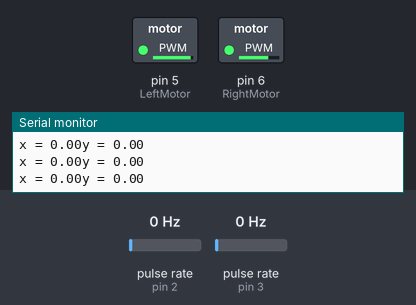
Recording of a sketch running on a simulated Arduino Uno, built with avr-gcc and run on an emulated ATmega328P. Parts: switched loads named in the sketch (green lamp = pin HIGH), the last lines printed to the serial monitor. Wiring (inferred from the names in the program): 2 × pulse sensor: data pin 2 / data pin 3. The inputs (shaded band) are chosen by the test bench; at power-on: pulse rate (sensors on pin 2, pin 3) 0 Hz.

Above: at 1.2 s.
1.3 s: pulse rate (sensor on pin 2) set to 50 Hz
At 2.75 s:
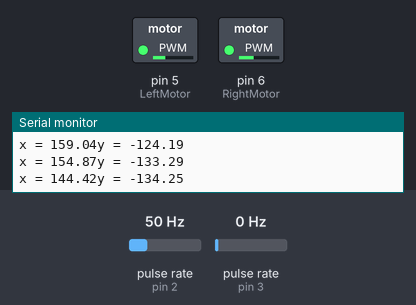
4.3 s: pulse rate (sensor on pin 3) set to 4 Hz
At 4.68 s:
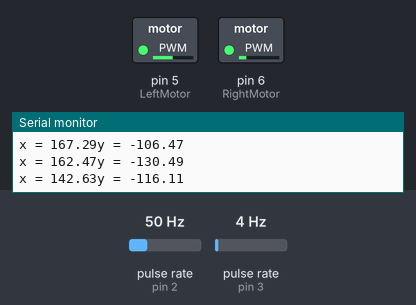
7.3 s: pulse rate (sensor on pin 2) set to 4 Hz
At 7.98 s:
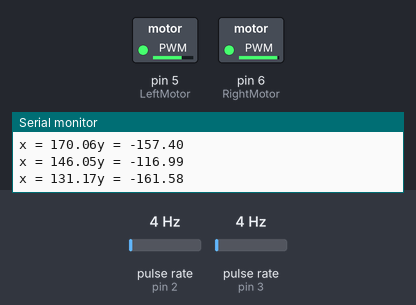
10.3 s: pulse rate (sensor on pin 3) set to 150 Hz
Timing chart, 0 to 29.4 s (numbered marks = the images above; inputs shaded):
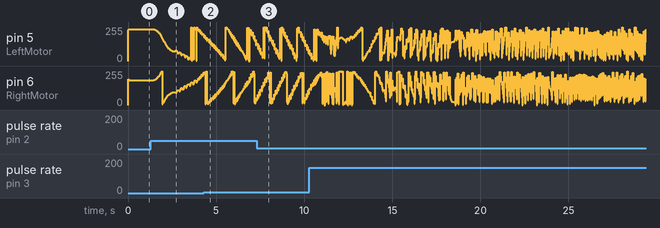

The sketch:

Go_To_Goal_Arduino_version_.ino
```cpp
const byte LeftEncoder = 2;
const byte RigthEncoder = 3;
volatile int N_L_ticks = 0;
volatile int N_R_ticks = 0;
#define ticks_per_revolution 20
#define robot_base 13
#define wheel_radious 3
#define KP 1
#define KI 0.0001
#define KD 0.1
#define pi (22/7)
#define LeftMotor 5
#define RightMotor 6


#define velocity 255 // max for PWM


///////////////
  int x_g = 60;
  int y_g = 60;
  int w=0;
	double Dl = 0;
	double Dr = 0;
	int old_r_ticks = 0;
	int old_l_ticks = 0;
	double x_old = 0;
	double y_old = 0;
	int theta_old = 0;
	double x=0,y=0,theta=0,error=0,old_error=0,acumelator_error = 0;
	int vr,vl;
	double error_i=0,error_d=0;
	int theta_g = atan2(y_g , x_g)*180/pi;//to ensure that the angle between[-pi,pi]

///////////////


void setup()
{


  Serial.begin(9600);
  pinMode(LeftMotor,OUTPUT);
  pinMode(RightMotor,OUTPUT);


  pinMode(LeftEncoder, INPUT_PULLUP);
  pinMode(RigthEncoder, INPUT_PULLUP);
  attachInterrupt(digitalPinToInterrupt(LeftEncoder), leftEnc, FALLING);
  attachInterrupt(digitalPinToInterrupt(RigthEncoder), rigthEnc, FALLING);

}

void loop()
{

  if ( abs(x_g - x) < 5 && abs(y_g -y) < 5 )
		{
		vl = 0;
		vr = 0;
    analogWrite(LeftMotor,0);
    analogWrite(RightMotor,0);
    delay(50000);
		}
   Serial.print("x = ");
   Serial.print(x);
   Serial.print("y = ");
   Serial.println(y);
    Dl = 2*pi*(N_L_ticks - old_l_ticks)/ticks_per_revolution; // calculation rotating distance of left wheel
	  Dr = 2*pi*(N_R_ticks - old_r_ticks)/ticks_per_revolution; // calculation rotating distance of right wheel
	theta = theta_old + ( (Dr - Dl)/ticks_per_revolution );
	theta_old = theta;
	x = x_old + ( (Dl + Dr)*cos(theta)/2 );
	x_old = x;
	y = y_old + ( (Dl + Dr)*sin(theta)/2 );
	y_old = y;
	theta_g = atan2((y_g-y),(x_g-x))*180/pi;
	error = (theta_g - theta) ;///////////////////////////////////


	error_i = error + acumelator_error;
	acumelator_error = error_i;
	error_d = error - old_error;
	w = KP*error + KI*error_i + KD*error_d;

	old_error = error;

	vr = ( (2*velocity) + (w*robot_base) ) /(2*wheel_radious);
	vl = ( (2*velocity) - (w*robot_base) ) /(2*wheel_radious);

        analogWrite(LeftMotor,vl);
        analogWrite(RightMotor,vr);
delay(30);

}

void rigthEnc() {
  N_R_ticks += 1;

}
void leftEnc() {
  N_L_ticks += 1;


}
```
